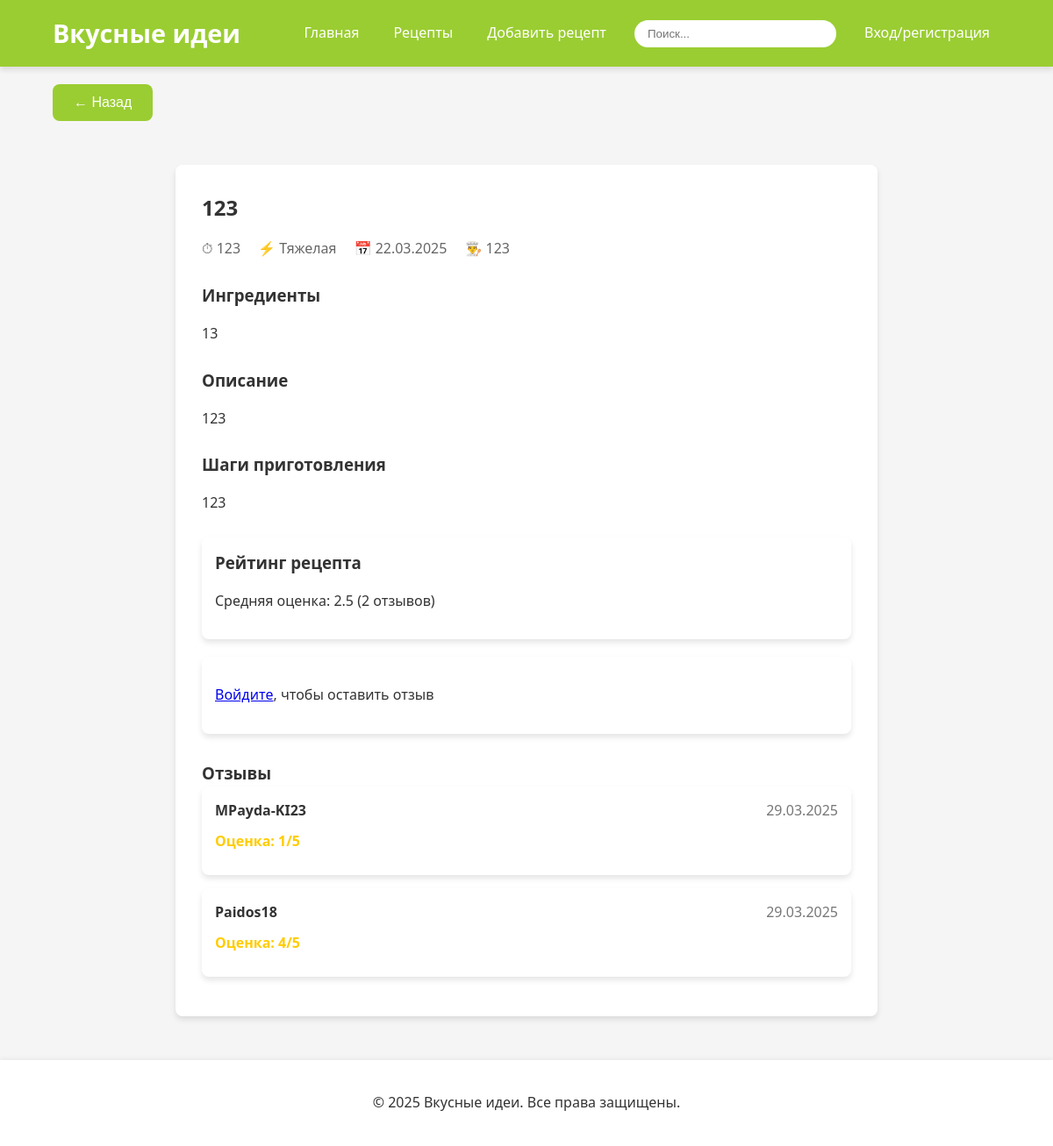
/recipes/about/5/, run on the app's committed database.
### main/models.py (models this page shows, shortened)
class Recipe(models.Model):
    user = models.ForeignKey(User, on_delete=models.CASCADE)
    title = models.CharField(max_length=255)
    description = models.TextField()
    time = models.CharField(max_length=100, null=False)
    difficulty = models.CharField(max_length=150, choices=[('Легкая', 'Легкая'), ('Средняя', 'Средняя'), ('Тяжелая', 'Тяжелая')], null=False)
    rate = models.FloatField(null=True)
    ingredients = models.TextField()
    cooking_steps = models.TextField()
    date_of_addition = models.DateField(auto_now=True)

class User(AbstractUser):
    email = models.EmailField()
    role = models.CharField(max_length=50, null=True)
    user_info = models.TextField(null=True, blank=True, )
    image = models.ImageField(upload_to='users_images/', blank=True, null=True)

class Review(models.Model):
    RATING_CHOICES = [
        (1, '1 - Ужасно'),
        (2, '2 - Плохо'),
        (3, '3 - Нормально'),
        (4, '4 - Хорошо'),
        (5, '5 - Отлично'),
    ]
    recipe = models.ForeignKey(Recipe, on_delete=models.CASCADE, related_name='reviews')
    user = models.ForeignKey(User, on_delete=models.CASCADE)
    rating = models.IntegerField(choices=RATING_CHOICES, null=False)
    text = models.TextField(null=True, blank=True)
    date_of_addition = models.DateField(auto_now=True)
    class Meta:
        unique_together = ('recipe', 'user')

### main/views.py (the view, shortened to what this page needs)
# urls.py: path('recipes/about/<int:id>/', views.about_recipe_page, name='about_recipe'),
def about_recipe_page(request, id):
    recipe = get_object_or_404(Recipe, id=id)
    reviews_rating = Review.objects.raw(f'SELECT id, rating FROM main_review WHERE main_review.recipe_id = {id}')
    reviews = recipe.reviews.all().order_by('-date_of_addition')
    total_rate = 0
    total_count = 0
    form = None
    user_review = None
    context = {
        'recipe': recipe,
        'reviews': reviews,
        'form': form,
        'user_review': user_review,
    }
    return render(request, 'aboutrecipe.html', context)

### main/templates/aboutrecipe.html (shortened to what this page needs)
{% load static %}
<!DOCTYPE html>
<html lang="ru">
<head>
</head>
<body>
    <header>
        <h1>Вкусные идеи</h1>
        <nav>
            <ul>
                <li><a href="{% url 'index' %}">Главная</a></li>
                <li><a href="{% url 'recipes' %}">Рецепты</a></li>
                {% if user.is_authenticated %}
                <li><a href="{% url 'make_recipe' %}">Добавить рецепт</a></li>
                {% else %}
                <li><a href="{% url 'recipe_auth_required' %}">Добавить рецепт</a></li>
                {% endif %}
            </ul>
            <input type="text" class="search" placeholder="Поиск...">
            {% if user.is_authenticated %}
            <a href="{% url 'profile' %}">Личный кабинет</a>
            {% else %}
            <a href="{% url 'login' %}">Вход/регистрация</a>
            {% endif %}
        </nav>
    </header>
    <button onclick="window.history.back();" class="back-button">← Назад</button>
    <div class="container">
        <div class="recipe-detail">
            <h2>{{ recipe.title }}</h2>
            <div class="recipe-meta">
                <span>⏱ {{ recipe.time }}</span>
                <span>⚡ {{ recipe.difficulty }}</span>
                <span>📅 {{ recipe.date_of_addition|date:"d.m.Y" }}</span>
                <span>👨‍🍳 {{ recipe.user.username }}</span>
            </div>
            <div class="recipe-section">
                <h3>Ингредиенты</h3>
                <p>{{ recipe.ingredients|linebreaks }}</p>
            </div>
            <div class="recipe-section">
                <h3>Описание</h3>
                <p>{{ recipe.description }}</p>
            </div>
            <div class="recipe-section">
                <h3>Шаги приготовления</h3>
                <p>{{ recipe.cooking_steps|linebreaks }}</p>
            </div>
            <div class="rating-section">
                <h3>Рейтинг рецепта</h3>
                {% if recipe.rate %}
                    <p>Средняя оценка: {{ recipe.rate }} ({{ reviews.count }} отзывов)</p>
                {% else %}
                    <p>Пока нет оценок</p>
                {% endif %}
            </div>
            {% if user.is_authenticated %}
            <div class="rating-section">
                <h3>{% if user_review %}Редактировать ваш отзыв{% else %}Оставить отзыв{% endif %}</h3>
                <form method="post">
                    {% csrf_token %}
                    {{ form.as_p }}
                    <button class="btn" id="submitButton" type="submit" style="background-color: var(--primary-color); color: white; padding: 10px 20px; border: none; border-radius: var(--border-radius); cursor: pointer;">Отправить</button>
                    {% if user_review %}
                        <a href="{% url 'delete_review' user_review.id %}" style="color: #ff4444; margin-left: 15px;">Удалить отзыв</a>
                    {% endif %}
                </form>
            </div>
            {% else %}
            <div class="rating-section">
                <p><a href="{% url 'login' %}?next={% url 'about_recipe' recipe.id %}">Войдите</a>, чтобы оставить отзыв</p>
            </div>
            {% endif %}
            <div class="reviews-list">
                <h3>Отзывы</h3>
                {% if reviews %}
                    {% for review in reviews %}
                    <div class="review">
                        <div style="display: flex; justify-content: space-between; margin-bottom: 10px;">
                            <span style="font-weight: bold;">{{ review.user.username }}</span>
                           <span style="color: #777;">{{ review.date_of_addition|date:"d.m.Y" }}</span>
                        </div>
                        <div style="color: #ffcc00; font-weight: bold; margin-bottom: 10px;">
                            Оценка: {{ review.rating }}/5
                        </div>
                    </div>
                    {% endfor %}
                {% else %}
                    <p>Пока нет отзывов.</p>
                {% endif %}
            </div>
        </div>
    </div>
    <footer>
        <p>&copy; 2025 Вкусные идеи. Все права защищены.</p>
    </footer>
</body>
</html>

### main/templates/aboutrecipe.html (style rules this page uses)
:root { --primary-color: #9ACD32; --primary-dark: #7CB342; --text-color: #333; --light-gray: #f5f5f5; --white: #ffffff; --shadow: 0 4px 6px rgba(0, 0, 0, 0.1); --transition: all 0.3s ease; --border-radius: 8px; }
body { font-family: 'Segoe UI', Tahoma, Geneva, Verdana, sans-serif; margin: 0; padding: 0; background-color: var(--light-gray); color: var(--text-color); line-height: 1.6; }
header { display: flex; justify-content: space-between; align-items: center; padding: 15px 5%; background-color: var(--primary-color); box-shadow: var(--shadow); position: sticky; top: 0; z-index: 1000; }
h1, h2, h3 { margin: 0; color: var(--text-color); }
header h1 { color: var(--white); font-size: 1.8rem; }
nav { display: flex; align-items: center; gap: 20px; }
nav ul { display: flex; list-style: none; padding: 0; margin: 0; gap: 15px; }
nav a { color: var(--white); text-decoration: none; font-weight: 500; padding: 8px 12px; border-radius: 4px; transition: var(--transition); }
.search { padding: 8px 15px; border: none; border-radius: 20px; outline: none; min-width: 200px; }
.container { max-width: 800px; margin: 30px auto; padding: 0 20px; }
.recipe-detail { background-color: var(--white); border-radius: var(--border-radius); padding: 30px; box-shadow: var(--shadow); margin-bottom: 30px; }
.recipe-meta { display: flex; gap: 20px; margin: 15px 0; color: #666; }
.recipe-section { margin: 25px 0; }
.rating-section { margin: 20px 0; padding: 15px; background-color: var(--white); border-radius: var(--border-radius); box-shadow: var(--shadow); }
.reviews-list { margin-top: 30px; }
.review { padding: 15px; margin-bottom: 15px; background-color: var(--white); border-radius: var(--border-radius); box-shadow: var(--shadow); }
.back-button { padding: 12px 24px; background-color: var(--primary-color); color: white; border: none; border-radius: var(--border-radius); cursor: pointer; margin: 20px 5%; transition: var(--transition); font-size: 1rem; }
footer { text-align: center; padding: 20px; margin-top: 50px; background-color: var(--white); box-shadow: 0 -2px 5px rgba(0, 0, 0, 0.05); }

### data on the page
Recipe: title "123", time "123", difficulty "Тяжелая", date_of_addition "22.03.2025", user.username "123", ingredients "13", description "123", cooking_steps "123", rate "2.5"
Review: user.username "MPayda-KI23", date_of_addition "29.03.2025", rating "1"
Review: user.username "Paidos18", date_of_addition "29.03.2025", rating "4"

### other printed values
{{ reviews.count }} "2"
